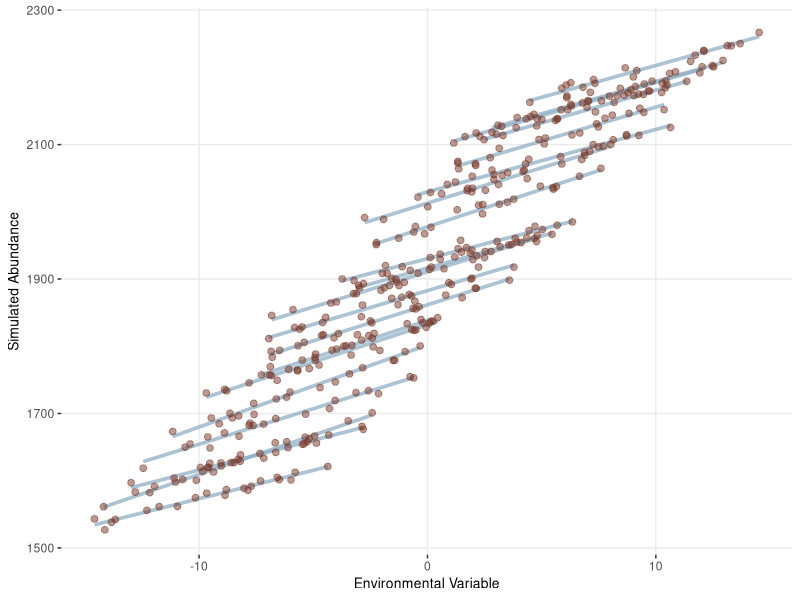
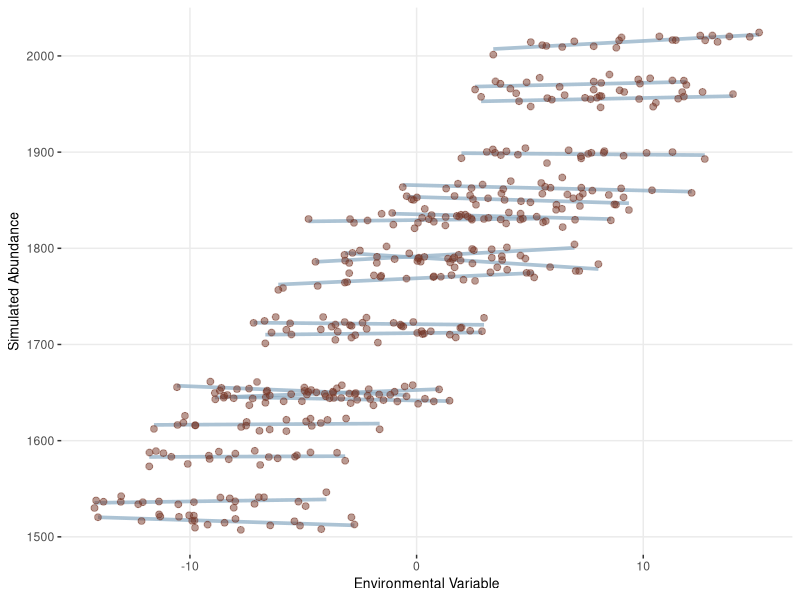
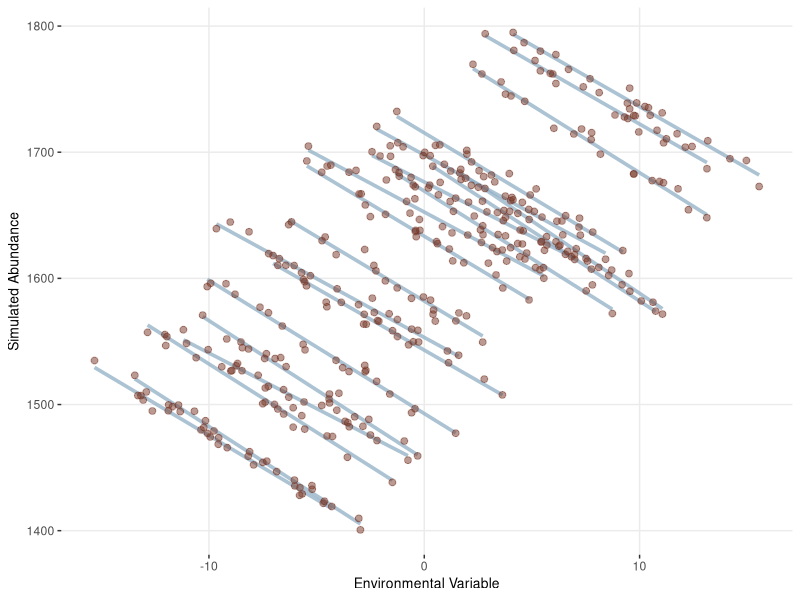
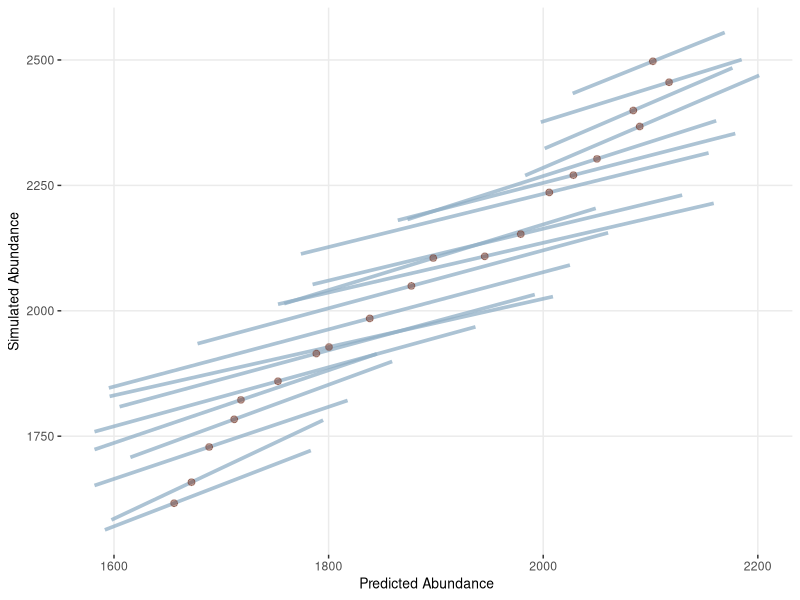
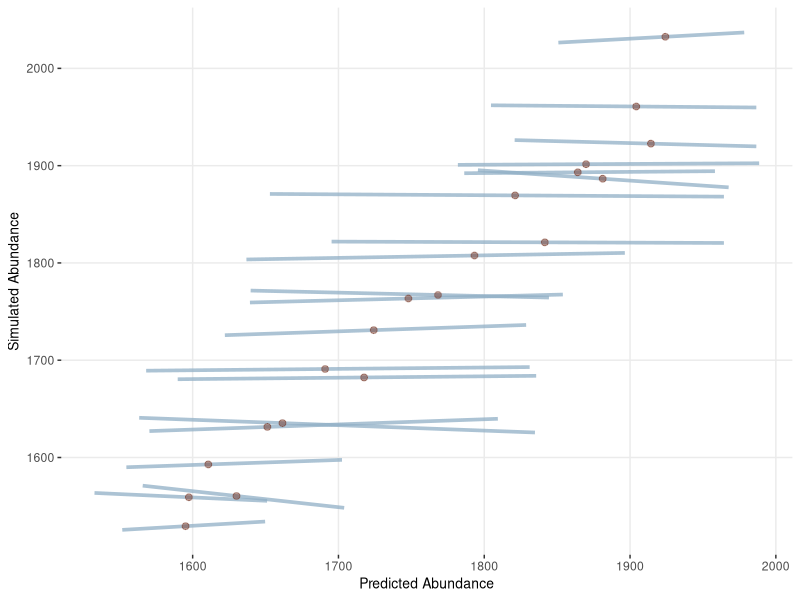
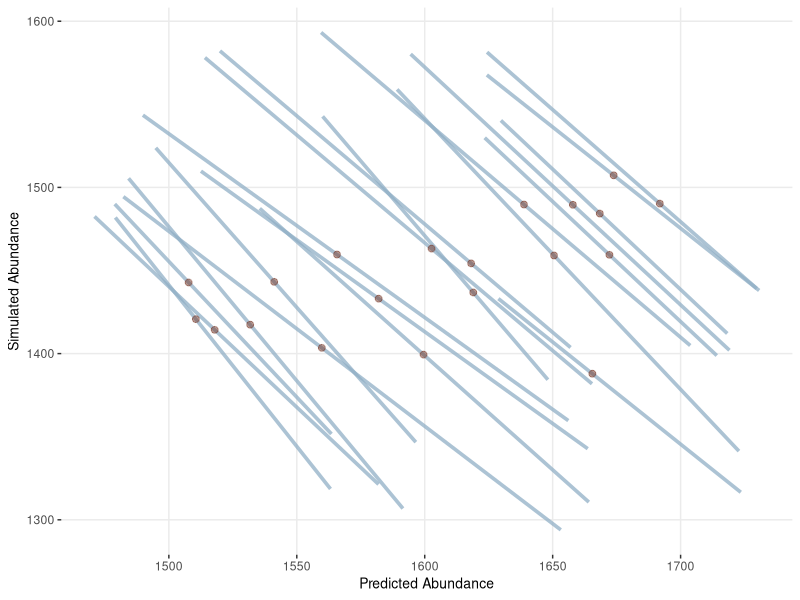

Reproduce these figures in R, in order. (Note: this script raises an error after producing the figures.)
library(tidyverse)
library(ranger)
library(foreach)
library(patchwork)
library(truncnorm)
library(ggbeeswarm)

theme_set(theme_bw())


# Univariate Relationships ------------------------------------------------

simulate_ab <- function(b_mean, t_x = 0:19) {
  s_x <- 1:20
  m_x <- foreach(i = 1:20, .combine = "rbind") %do%
    {
      s_x + t_x[i]
    }
  m_x <- t(apply(m_x, c(1, 2), function(x) x + rnorm(1, 0, 1)))

  dat_x <- data.frame(m_x)
  colnames(dat_x) <- 1:20
  dat_x$site <- 1:20

  dat_x <- pivot_longer(dat_x, !site, names_to = "time", values_to = "env")
  dat_x$env_rand1 <- rnorm(nrow(dat_x), 0, 10)
  dat_x$env_rand2 <- rnorm(nrow(dat_x), 0, 10)
  dat_x$env_rand3 <- rnorm(nrow(dat_x), 0, 10)

  a <- 1000
  b <- 50
  mu_sx <- apply(m_x, 2, mean)
  site_effects <- rnorm(20, 0, 10)
  mu_ab <- a + b * mu_sx + site_effects
  b2 <- rnorm(20, b_mean, 1)
  m_ab <- foreach(i = 1:length(mu_ab), .combine = "rbind") %do%
    {
      mu_ab[i] + b2[i] * m_x[i, ] + rnorm(20, 0, 5)
    }
  dat_ab <- data.frame(m_ab)
  colnames(dat_ab) <- 1:20
  dat_ab$site <- 1:20
  dat_ab <- pivot_longer(
    dat_ab,
    !site,
    names_to = "time",
    values_to = "abundance"
  )
  dat_raw <- left_join(dat_ab, dat_x, by = c("site", "time"))

  # decompose simulated env data
  decomp_vars <- c("env", "env_rand1", "env_rand2", "env_rand3")
  dat_dec <- dat_raw %>%
    # center without scaling
    dplyr::mutate(across(
      all_of(decomp_vars),
      ~ scale(., scale = FALSE)[, 1]
    )) %>%

    # compute the spatial component
    # (mean by pixel across all years of centered variables)
    dplyr::group_by(site) %>%
    dplyr::mutate(across(
      all_of(decomp_vars),
      ~ mean(., na.rm = TRUE),
      .names = "{.col}_spatial"
    )) %>%
    dplyr::ungroup() %>%
    # compute the temporal component
    # (mean by year across all pixels of centered variables)
    dplyr::group_by(time) %>%
    dplyr::mutate(across(
      all_of(decomp_vars),
      ~ mean(., na.rm = TRUE),
      .names = "{.col}_temporal"
    )) %>%
    dplyr::ungroup() %>%

    # compute residual for each site i and year j as centered variable value
    # i,j - spatial mean i - temporal mean j
    dplyr::mutate(across(
      all_of(decomp_vars),
      ~ . -
        get(paste0(cur_column(), "_spatial")) -
        get(paste0(cur_column(), "_temporal")),
      .names = "{.col}_residual"
    )) %>%
    dplyr::arrange(site, time)

  dat_raw <- dat_raw %>%
    # center without scaling
    dplyr::mutate(across(
      all_of(decomp_vars),
      ~ scale(., scale = FALSE)[, 1]
    ))

  list(raw = dat_raw, dec = dat_dec)
}

dat_uneven <- list()
dat_uneven$pos <- simulate_ab(b_mean = 10, t_x = seq(0, 9.5, 0.5))
dat_uneven$neut <- simulate_ab(b_mean = 0, t_x = seq(0, 9.5, 0.5))
dat_uneven$neg <- simulate_ab(b_mean = -10, t_x = seq(0, 9.5, 0.5))

plot_univ <- function(dat) {
  ggplot(data = dat) +
    geom_line(
      aes(
        x = env,
        y = abundance,
        group = site
      ),
      linewidth = 1.25,
      color = "#90AFC5",
      alpha = 0.75,
      se = F,
      method = "lm",
      stat = "smooth"
    ) +
    geom_point(
      aes(x = env, y = abundance),
      color = "#763626",
      alpha = 0.5,
      size = 2
    ) +
    labs(y = "Simulated Abundance", x = "Environmental Variable") +
    #scale_y_continuous(breaks = seq(0, 125, 25), limits = c(0, 135)) +
    theme(
      legend.position = "none",
      panel.grid.minor = element_blank(),
      panel.border = element_blank(),
      axis.title = element_text(size = 10)
    )
}

gm_uneven <- list()
gm_uneven$pos <- plot_univ(dat_uneven$pos$raw)
gm_uneven$neut <- plot_univ(dat_uneven$neut$raw)
gm_uneven$neg <- plot_univ(dat_uneven$neg$raw)


# Test set predictions ----------------------------------------------------

# Models with only spatial components
res_test_uneven <- foreach(i = 1:length(dat_uneven)) %do%
  {
    ranger(
      abundance ~
        env_spatial + env_rand1_spatial + env_rand2_spatial + env_rand3_spatial,
      data = dat_uneven[[i]]$dec,
      mtry = 3,
      num.trees = 2000
    )
  }
names(res_test_uneven) <- c("pos", "neut", "neg")

# Simulate new test data
b_mean <- c(20, 0, -20)
dat_test_uneven <- foreach(i = 1:length(res_test_uneven)) %do%
  {
    z <- simulate_ab(b_mean = b_mean[i], t_x = seq(0, 9.5, 0.5))
    colnames(z$raw)[-(1:3)] <- paste(
      colnames(z$raw)[-(1:3)],
      "spatial",
      sep = "_"
    )

    z
  }
names(dat_test_uneven) <- c("pos", "neut", "neg")

# predict test data
pred_uneven <- foreach(i = 1:length(res_test_uneven)) %do%
  {
    predict(res_test_uneven[[i]], data = dat_test_uneven[[i]]$raw)
  }

for (i in 1:length(dat_test_uneven)) {
  dat_test_uneven[[i]]$raw$pred <- pred_uneven[[i]]$predictions
}

# Plots
plot_test <- function(dat) {
  ggplot(data = dat) +
    geom_line(
      aes(
        x = pred,
        y = abundance,
        group = site
      ),
      linewidth = 1.25,
      color = "#90AFC5",
      alpha = 0.75,
      se = F,
      method = "lm",
      stat = "smooth"
    ) +
    geom_point(
      data = group_by(dat, site) %>%
        summarise(pred = mean(pred), abundance = mean(abundance)),
      aes(x = pred, y = abundance),
      color = "#763626",
      alpha = 0.5,
      size = 2
    ) +
    labs(y = "Simulated Abundance", x = "Predicted Abundance") +
    #scale_y_continuous(breaks = seq(0, 125, 25), limits = c(0, 135)) +
    theme(
      legend.position = "none",
      panel.grid.minor = element_blank(),
      panel.border = element_blank(),
      axis.title = element_text(size = 10)
    )
}

g_pred_uneven <- foreach(i = 1:length(dat_test_uneven)) %do%
  {
    plot_test(dat_test_uneven[[i]]$raw)
  }
names(g_pred_uneven) <- c("pos", "neut", "neg")

plots_sim <- list(
  gm_uneven = gm_uneven,
  g_pred_uneven = g_pred_uneven
)

plots_sim

saveRDS(plots_sim, "figures/plots_sim.rds")
